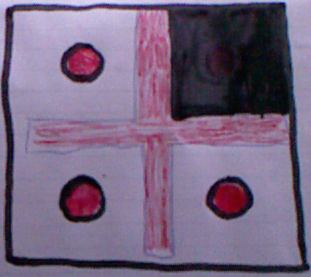
#> input picture src/tb_base/scripts/kreuz.png, 311 x 277 px, given in place of the camera
$ python balldetect.py   (older library calls are emulated)
#> lines starting #> are read from the running program, lines starting #| are printed output that depends on the picture; after the words box and inside, x2 and y2 are one past the last pixel; in counts of white or black regions, pixels touching at a corner belong together
#!/usr/bin/env python
import cv2
import numpy as np

#cap = cv2.VideoCapture(0)
c = cv2.VideoCapture(0)
detected = False

while(True):

	#print "Running"
	# Take each frame
	_,img = c.read()
#> img is the input picture: shape (277, 311, 3); mean B, G, R 127.7, 100.8, 117.6
	img = cv2.flip(img,5)
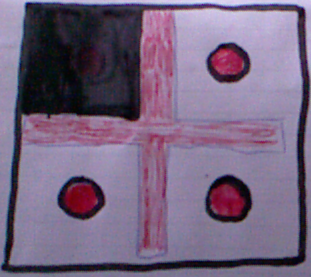
#> img: shape (277, 311, 3); mean B, G, R 127.7, 100.8, 117.6
	# Convert BGR to HSV
	hsv = cv2.cvtColor(img, cv2.COLOR_BGR2HSV)
#> hsv: shape (277, 311, 3); mean H, S, V 132.2, 75.7, 132.8
	#cv2.imshow("b", hsv)
	# define range of red color in HSV
	lower_color = np.array([0,100,0], dtype=np.uint8)
	upper_color = np.array([7,255,255], dtype=np.uint8)
	# Threshold the HSV image to get only blue colors
	mask = cv2.inRange(hsv, lower_color, upper_color)
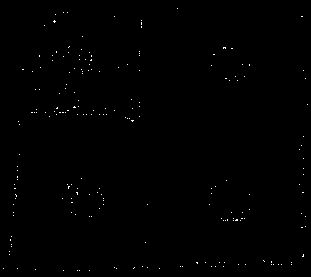
#> mask: shape (277, 311); 0.31% white in thin lines or dots
	cv2.imshow('mask',mask)
	# Bitwise-AND mask and original image
	res = cv2.bitwise_and(img,img, mask= mask)
	#cv2.imshow("b", res)
	imgray = cv2.cvtColor(res,cv2.COLOR_BGR2GRAY)
	ret,thresh = cv2.threshold(imgray,127,255,0)
#> thresh: shape (277, 311); every value is 0
	image,contours, hierarchy = cv2.findContours(imgray,cv2.RETR_TREE,cv2.CHAIN_APPROX_SIMPLE)
#> contours = 206 contours, all with area under 20
	#erode = cv2.erode(res,None,iterations = 3)
	#dilate = cv2.dilate(erode,None,iterations = 10)
	#contours,hierarchy = cv2.findContours(res,cv2.RETR_LIST,cv2.CHAIN_APPROX_SIMPLE)
	for cnt in contours:
		x,y,w,h = cv2.boundingRect(cnt)
		if(w < 20 or h < 20):
			continue
		cx,cy = x+w/2, y+h/2

		#if 100 < res.item(cy,cx,0):
		cv2.rectangle(img,(x,y),(x+w,y+h),[0,0,255],2)
		detected = True
#> this loop made 206 passes
#> (x, y, w, h) on passes 1 to 3: (89, 270, 1, 1), (79, 270, 1, 1), (77, 270, 1, 1)
	cv2.imshow('img',img)
	k = cv2.waitKey(5)
#> (key Esc is pressed here)
	#if k == 27:
	#	break

cv2.destroyAllWindows()

$ run again, on src/tb_base/scripts/rot3_.png
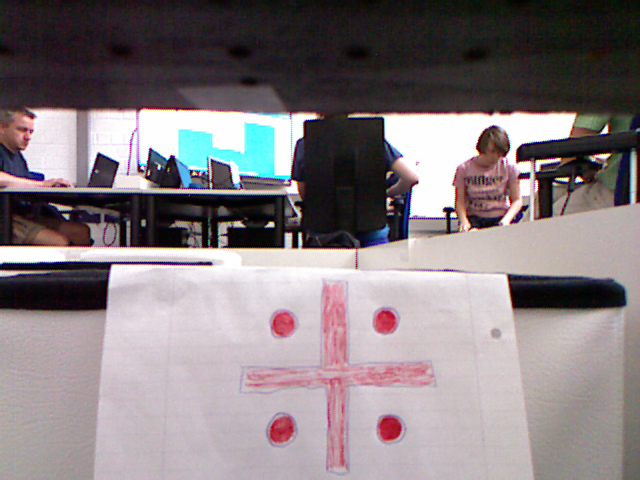
#> input picture src/tb_base/scripts/rot3_.png, 640 x 480 px, given in place of the camera
#> img is the input picture: shape (480, 640, 3); mean B, G, R 128.3, 125.4, 134.5
#> hsv: shape (480, 640, 3); mean H, S, V 98.5, 53.5, 139.1
#> `mask = cv2.inRange(hsv, lower_color, upper_color)`:
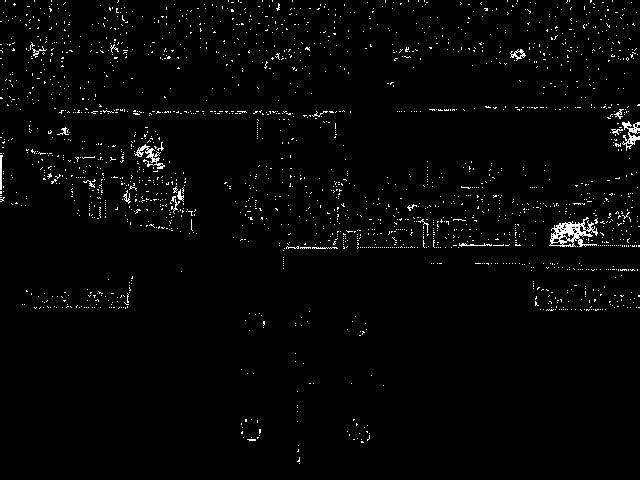
#> mask: shape (480, 640); 1.9% white in thin lines or dots
#> thresh: shape (480, 640); 0.08% white in thin lines or dots, all inside (x1, y1, x2, y2) = (4, 108, 640, 464)
#> contours = 2082 contours, 2068 with area under 20; largest, box (x1, y1, x2, y2) and area: (549, 217, 598, 247) 684, (622, 121, 640, 151) 174, (134, 144, 165, 169) 150, (510, 49, 526, 61) 69, (562, 232, 575, 241) 48
#> the loop `for cnt in contours:` made 2082 passes
#> (x, y, w, h) on passes 1, 4, 6: (299, 463, 1, 1), (298, 445, 1, 1), (361, 439, 1, 1)
#> after the loop `for cnt in contours:`:
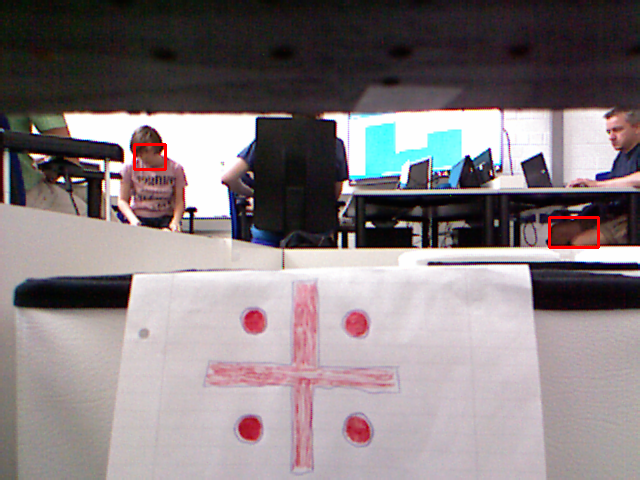
#> img: shape (480, 640, 3); mean B, G, R 128.1, 125.2, 134.8
